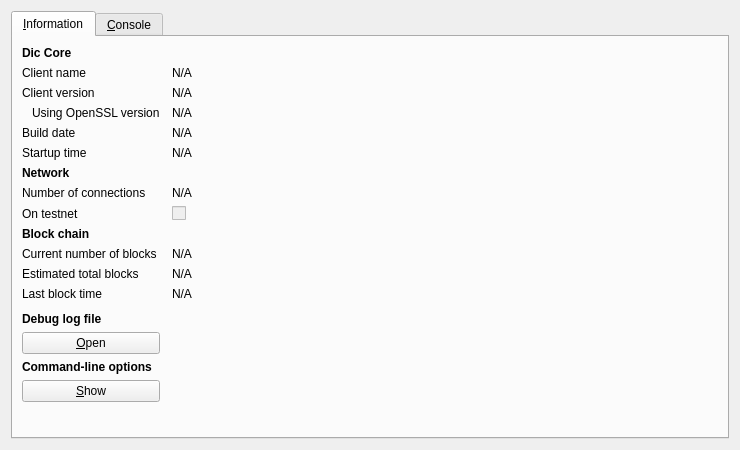
<?xml version="1.0" encoding="UTF-8"?>
<ui version="4.0">
 <class>RPCConsole</class>
 <widget class="QDialog" name="RPCConsole">
  <property name="geometry">
   <rect>
    <x>0</x>
    <y>0</y>
    <width>740</width>
    <height>450</height>
   </rect>
  </property>
  <property name="windowTitle">
   <string>Dic - Debug window</string>
  </property>
  <property name="styleSheet">
   <string notr="true">background-image: url(:/images/bkg2);</string>
  </property>
  <layout class="QVBoxLayout" name="verticalLayout_2">
   <item>
    <widget class="QTabWidget" name="tabWidget">
     <property name="currentIndex">
      <number>0</number>
     </property>
     <widget class="QWidget" name="tab_info">
      <attribute name="title">
       <string>&amp;Information</string>
      </attribute>
      <layout class="QGridLayout" name="gridLayout" columnstretch="0,1">
       <property name="horizontalSpacing">
        <number>12</number>
       </property>
       <item row="0" column="0">
        <widget class="QLabel" name="label_9">
         <property name="font">
          <font>
           <weight>75</weight>
           <bold>true</bold>
          </font>
         </property>
         <property name="text">
          <string>Dic Core</string>
         </property>
        </widget>
       </item>
       <item row="1" column="0">
        <widget class="QLabel" name="label_5">
         <property name="text">
          <string>Client name</string>
         </property>
        </widget>
       </item>
       <item row="1" column="1">
        <widget class="QLabel" name="clientName">
         <property name="cursor">
          <cursorShape>IBeamCursor</cursorShape>
         </property>
         <property name="text">
          <string>N/A</string>
         </property>
         <property name="textFormat">
          <enum>Qt::PlainText</enum>
         </property>
         <property name="textInteractionFlags">
          <set>Qt::LinksAccessibleByMouse|Qt::TextSelectableByKeyboard|Qt::TextSelectableByMouse</set>
         </property>
        </widget>
       </item>
       <item row="2" column="0">
        <widget class="QLabel" name="label_6">
         <property name="text">
          <string>Client version</string>
         </property>
        </widget>
       </item>
       <item row="2" column="1">
        <widget class="QLabel" name="clientVersion">
         <property name="cursor">
          <cursorShape>IBeamCursor</cursorShape>
         </property>
         <property name="text">
          <string>N/A</string>
         </property>
         <property name="textFormat">
          <enum>Qt::PlainText</enum>
         </property>
         <property name="textInteractionFlags">
          <set>Qt::LinksAccessibleByMouse|Qt::TextSelectableByKeyboard|Qt::TextSelectableByMouse</set>
         </property>
        </widget>
       </item>
       <item row="3" column="0">
        <widget class="QLabel" name="label_14">
         <property name="text">
          <string>Using OpenSSL version</string>
         </property>
         <property name="indent">
          <number>10</number>
         </property>
        </widget>
       </item>
       <item row="3" column="1">
        <widget class="QLabel" name="openSSLVersion">
         <property name="cursor">
          <cursorShape>IBeamCursor</cursorShape>
         </property>
         <property name="text">
          <string>N/A</string>
         </property>
         <property name="textFormat">
          <enum>Qt::PlainText</enum>
         </property>
         <property name="textInteractionFlags">
          <set>Qt::LinksAccessibleByMouse|Qt::TextSelectableByKeyboard|Qt::TextSelectableByMouse</set>
         </property>
        </widget>
       </item>
       <item row="4" column="0">
        <widget class="QLabel" name="label_12">
         <property name="text">
          <string>Build date</string>
         </property>
        </widget>
       </item>
       <item row="4" column="1">
        <widget class="QLabel" name="buildDate">
         <property name="cursor">
          <cursorShape>IBeamCursor</cursorShape>
         </property>
         <property name="text">
          <string>N/A</string>
         </property>
         <property name="textFormat">
          <enum>Qt::PlainText</enum>
         </property>
         <property name="textInteractionFlags">
          <set>Qt::LinksAccessibleByMouse|Qt::TextSelectableByKeyboard|Qt::TextSelectableByMouse</set>
         </property>
        </widget>
       </item>
       <item row="5" column="0">
        <widget class="QLabel" name="label_13">
         <property name="text">
          <string>Startup time</string>
         </property>
        </widget>
       </item>
       <item row="5" column="1">
        <widget class="QLabel" name="startupTime">
         <property name="cursor">
          <cursorShape>IBeamCursor</cursorShape>
         </property>
         <property name="text">
          <string>N/A</string>
         </property>
         <property name="textFormat">
          <enum>Qt::PlainText</enum>
         </property>
         <property name="textInteractionFlags">
          <set>Qt::LinksAccessibleByMouse|Qt::TextSelectableByKeyboard|Qt::TextSelectableByMouse</set>
         </property>
        </widget>
       </item>
       <item row="6" column="0">
        <widget class="QLabel" name="label_11">
         <property name="font">
          <font>
           <weight>75</weight>
           <bold>true</bold>
          </font>
         </property>
         <property name="text">
          <string>Network</string>
         </property>
        </widget>
       </item>
       <item row="7" column="0">
        <widget class="QLabel" name="label_7">
         <property name="text">
          <string>Number of connections</string>
         </property>
        </widget>
       </item>
       <item row="7" column="1">
        <widget class="QLabel" name="numberOfConnections">
         <property name="cursor">
          <cursorShape>IBeamCursor</cursorShape>
         </property>
         <property name="text">
          <string>N/A</string>
         </property>
         <property name="textFormat">
          <enum>Qt::PlainText</enum>
         </property>
         <property name="textInteractionFlags">
          <set>Qt::LinksAccessibleByMouse|Qt::TextSelectableByKeyboard|Qt::TextSelectableByMouse</set>
         </property>
        </widget>
       </item>
       <item row="8" column="0">
        <widget class="QLabel" name="label_8">
         <property name="text">
          <string>On testnet</string>
         </property>
        </widget>
       </item>
       <item row="8" column="1">
        <widget class="QCheckBox" name="isTestNet">
         <property name="enabled">
          <bool>false</bool>
         </property>
         <property name="text">
          <string/>
         </property>
        </widget>
       </item>
       <item row="9" column="0">
        <widget class="QLabel" name="label_10">
         <property name="font">
          <font>
           <weight>75</weight>
           <bold>true</bold>
          </font>
         </property>
         <property name="text">
          <string>Block chain</string>
         </property>
        </widget>
       </item>
       <item row="10" column="0">
        <widget class="QLabel" name="label_3">
         <property name="text">
          <string>Current number of blocks</string>
         </property>
        </widget>
       </item>
       <item row="10" column="1">
        <widget class="QLabel" name="numberOfBlocks">
         <property name="cursor">
          <cursorShape>IBeamCursor</cursorShape>
         </property>
         <property name="text">
          <string>N/A</string>
         </property>
         <property name="textFormat">
          <enum>Qt::PlainText</enum>
         </property>
         <property name="textInteractionFlags">
          <set>Qt::LinksAccessibleByMouse|Qt::TextSelectableByKeyboard|Qt::TextSelectableByMouse</set>
         </property>
        </widget>
       </item>
       <item row="11" column="0">
        <widget class="QLabel" name="label_4">
         <property name="text">
          <string>Estimated total blocks</string>
         </property>
        </widget>
       </item>
       <item row="11" column="1">
        <widget class="QLabel" name="totalBlocks">
         <property name="cursor">
          <cursorShape>IBeamCursor</cursorShape>
         </property>
         <property name="text">
          <string>N/A</string>
         </property>
         <property name="textFormat">
          <enum>Qt::PlainText</enum>
         </property>
         <property name="textInteractionFlags">
          <set>Qt::LinksAccessibleByMouse|Qt::TextSelectableByKeyboard|Qt::TextSelectableByMouse</set>
         </property>
        </widget>
       </item>
       <item row="12" column="0">
        <widget class="QLabel" name="label_2">
         <property name="text">
          <string>Last block time</string>
         </property>
        </widget>
       </item>
       <item row="12" column="1">
        <widget class="QLabel" name="lastBlockTime">
         <property name="cursor">
          <cursorShape>IBeamCursor</cursorShape>
         </property>
         <property name="text">
          <string>N/A</string>
         </property>
         <property name="textFormat">
          <enum>Qt::PlainText</enum>
         </property>
         <property name="textInteractionFlags">
          <set>Qt::LinksAccessibleByMouse|Qt::TextSelectableByKeyboard|Qt::TextSelectableByMouse</set>
         </property>
        </widget>
       </item>
       <item row="13" column="0">
        <spacer name="verticalSpacer_2">
         <property name="orientation">
          <enum>Qt::Vertical</enum>
         </property>
         <property name="sizeHint" stdset="0">
          <size>
           <width>20</width>
           <height>20</height>
          </size>
         </property>
        </spacer>
       </item>
       <item row="14" column="0">
        <widget class="QLabel" name="labelDebugLogfile">
         <property name="font">
          <font>
           <weight>75</weight>
           <bold>true</bold>
          </font>
         </property>
         <property name="text">
          <string>Debug log file</string>
         </property>
        </widget>
       </item>
       <item row="15" column="0">
        <widget class="QPushButton" name="openDebugLogfileButton">
         <property name="toolTip">
          <string>Open the Dic debug log file from the current data directory. This can take a few seconds for large log files.</string>
         </property>
         <property name="text">
          <string>&amp;Open</string>
         </property>
         <property name="autoDefault">
          <bool>false</bool>
         </property>
        </widget>
       </item>
       <item row="16" column="0">
        <widget class="QLabel" name="labelCLOptions">
         <property name="font">
          <font>
           <weight>75</weight>
           <bold>true</bold>
          </font>
         </property>
         <property name="text">
          <string>Command-line options</string>
         </property>
        </widget>
       </item>
       <item row="17" column="0">
        <widget class="QPushButton" name="showCLOptionsButton">
         <property name="toolTip">
          <string>Show the Dic-Qt help message to get a list with possible Dic command-line options.</string>
         </property>
         <property name="text">
          <string>&amp;Show</string>
         </property>
         <property name="autoDefault">
          <bool>false</bool>
         </property>
        </widget>
       </item>
       <item row="18" column="0">
        <spacer name="verticalSpacer">
         <property name="orientation">
          <enum>Qt::Vertical</enum>
         </property>
         <property name="sizeHint" stdset="0">
          <size>
           <width>20</width>
           <height>40</height>
          </size>
         </property>
        </spacer>
       </item>
      </layout>
     </widget>
     <widget class="QWidget" name="tab_console">
      <attribute name="title">
       <string>&amp;Console</string>
      </attribute>
      <layout class="QVBoxLayout" name="verticalLayout_3">
       <property name="spacing">
        <number>3</number>
       </property>
       <item>
        <widget class="QTextEdit" name="messagesWidget">
         <property name="minimumSize">
          <size>
           <width>0</width>
           <height>100</height>
          </size>
         </property>
         <property name="readOnly">
          <bool>true</bool>
         </property>
         <property name="tabKeyNavigation" stdset="0">
          <bool>false</bool>
         </property>
         <property name="columnCount" stdset="0">
          <number>2</number>
         </property>
        </widget>
       </item>
       <item>
        <layout class="QHBoxLayout" name="horizontalLayout">
         <property name="spacing">
          <number>3</number>
         </property>
         <item>
          <widget class="QLabel" name="label">
           <property name="text">
            <string notr="true">&gt;</string>
           </property>
          </widget>
         </item>
         <item>
          <widget class="QLineEdit" name="lineEdit"/>
         </item>
         <item>
          <widget class="QPushButton" name="clearButton">
           <property name="maximumSize">
            <size>
             <width>24</width>
             <height>24</height>
            </size>
           </property>
           <property name="toolTip">
            <string>Clear console</string>
           </property>
           <property name="text">
            <string/>
           </property>
           <property name="icon">
            <iconset resource="../bitcoin.qrc">
             <normaloff>:/icons/remove</normaloff>:/icons/remove</iconset>
           </property>
           <property name="shortcut">
            <string notr="true">Ctrl+L</string>
           </property>
           <property name="autoDefault">
            <bool>false</bool>
           </property>
          </widget>
         </item>
        </layout>
       </item>
      </layout>
     </widget>
    </widget>
   </item>
  </layout>
 </widget>
 <resources>
  <include location="../bitcoin.qrc"/>
 </resources>
 <connections/>
</ui>
